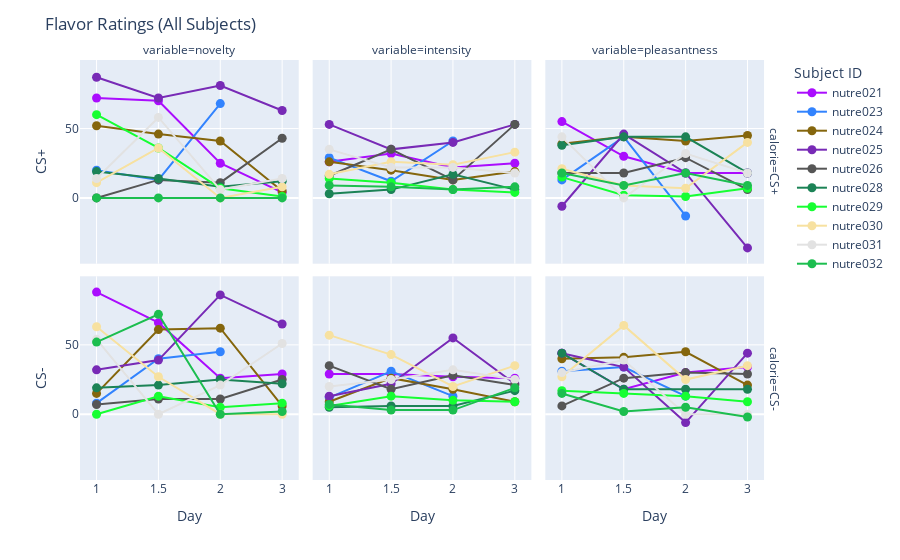

The cell this chart's notebook holds for it:
### Code cell
df = ratings_and_calorie_df[ratings_cohort3_mask]



ratings_and_calorie_longdf = df.melt(
                    id_vars = ['User', _v_.group_colName,'shape', _v_.flavorName_colName, 'calorie', 'Day']
)
ratings_and_calorie_longdf = ratings_and_calorie_longdf.dropna(subset = 'shape')
ratings_and_calorie_longdf['User and Flavor'] = ratings_and_calorie_longdf['User'] + ratings_and_calorie_longdf['Flavor']

g = sns.FacetGrid(data=ratings_and_calorie_longdf, col="variable")
g.map_dataframe(sns.barplot, x="Day", y="value", color='grey')
g.fig.suptitle('Mean ratings for conditioned flavors', va = 'bottom');

g = sns.FacetGrid(data=ratings_and_calorie_longdf, col="variable")
g.map_dataframe(sns.barplot, x="Day", y="value", color='grey')
g.map_dataframe(sns.pointplot, x="Day", y="value", hue = 'User and Flavor')
g.fig.suptitle('Ratings for conditioned flavors', va = 'bottom');

fig = myPlots.fullProtocol_flavorRatings(ratings_and_calorie_longdf)
fig.show()
